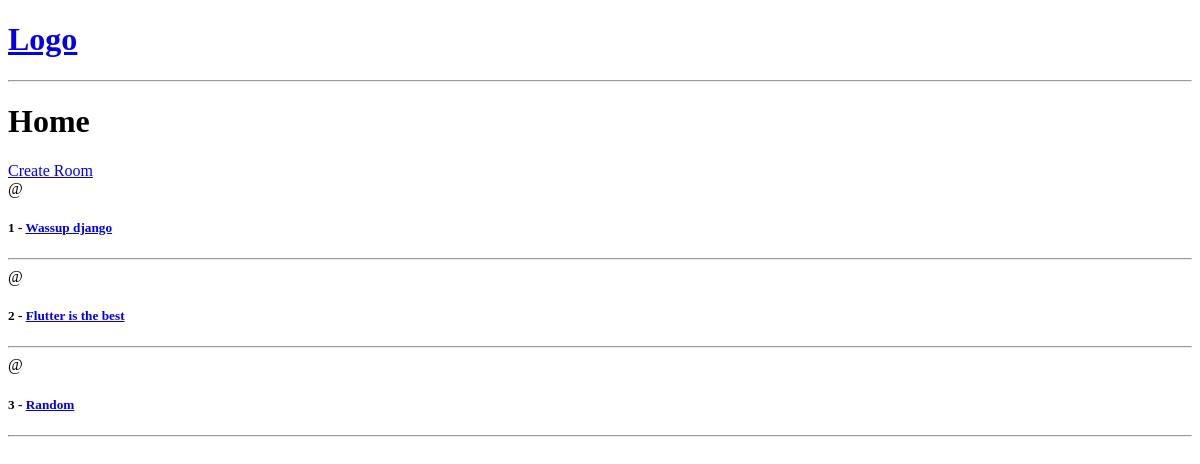
Before: / with the older database file.
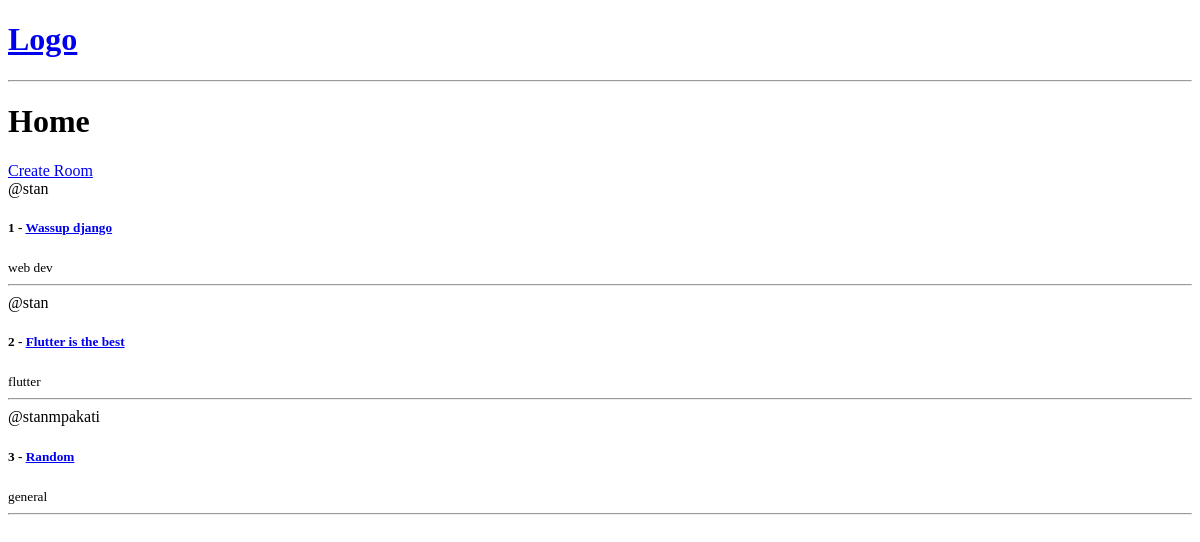
After: the same page with the newer database file.
### base/models.py (models this page shows, shortened)
class Room(models.Model):
    host = models.ForeignKey(User, on_delete=models.SET_NULL, null=True)
    topic = models.ForeignKey(Topic, on_delete=models.SET_NULL, null=True)
    name = models.CharField(max_length=200)
    description = models.TextField(null=True, blank=True)
    updated = models.DateTimeField(auto_now=True)
    created = models.DateTimeField(auto_now_add=True)

class Topic(models.Model):
    name = models.CharField(max_length=200)

### base/views.py (the view)
# urls.py: path('', views.home, name='home'),
def home(req):
    rooms = Room.objects.all()
    return render(req, 'base/home.html', {'rooms': rooms})

### base/templates/base/home.html
{% extends 'main.html'%} {% block content %}
<h1>Home</h1>
<div>
  <a href="{% url 'create-room' %}">Create Room</a>
  <div>
    {% for room in rooms %}
    <div>
      <span>@{{room.host.username}}</span>
      <h5>
        {{ room.id}} - <a href="{% url 'room' room.id %}">{{room.name}}</a>
      </h5>
      <small>{{room.topic.name}}</small>
      <hr />
    </div>
    {% endfor %}
  </div>
</div>
{% endblock content%}

### templates/main.html (shortened to what this page needs)
<!DOCTYPE html>
<html lang="en">
  <head>
  </head>
  <body>
    {% include 'navbar.html' %} {% block content %} {% endblock%}
  </body>
</html>

### templates/navbar.html
<a href="/"><h1>Logo</h1></a>
<hr />

Changed rows visible on the page:
changed Room "Wassup django": host.username (not shown) → "stan"; topic.name (not shown) → "web dev"
changed Room "Flutter is the best": host.username (not shown) → "stan"; topic.name (not shown) → "flutter"
changed Room "Random": host.username (not shown) → "stanmpakati"; topic.name (not shown) → "general"
